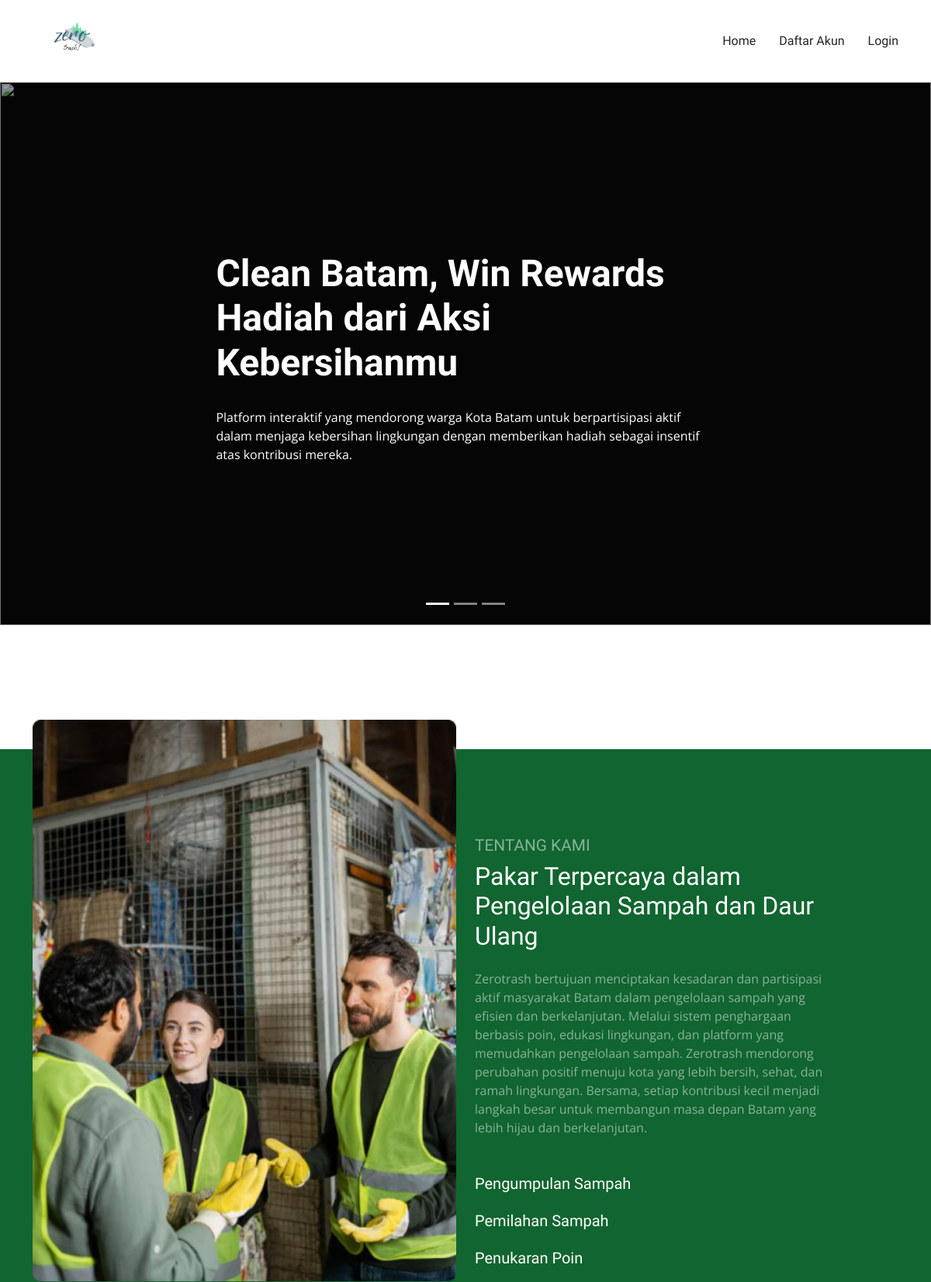
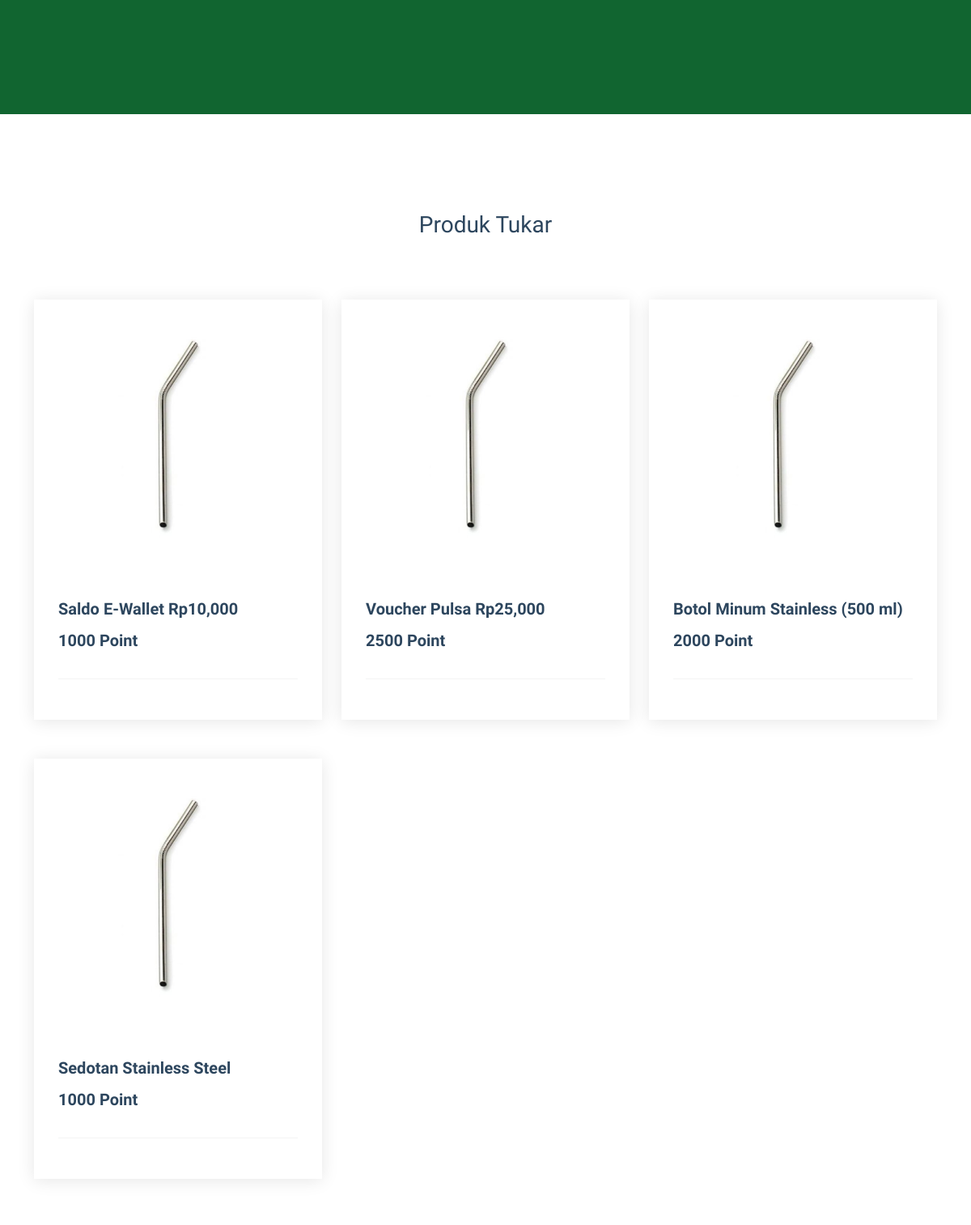
The page / (upper part) on the database its author committed (2 pictures, top to bottom).
### tables this page shows
CREATE TABLE `produktukar` (
  `idproduktukar` int(11) NOT NULL,
  `namaproduk` text NOT NULL,
  `produkpoin` text NOT NULL,
  `fotoproduk` text NOT NULL
);

### index.php (the view, shortened to what this page needs)
<?php include 'header.php'; ?>
<main class="main">
	<section id="hero" class="hero section dark-background">
		<div id="hero-carousel" class="carousel slide carousel-fade" data-bs-ride="carousel" data-bs-interval="5000">
			<div class="carousel-item active">
				<img src="assets_home/assets/img/bg1.png" alt="">
				<div class="carousel-container">
					<h2>Clean Batam, Win Rewards
						Hadiah dari Aksi Kebersihanmu</h2>
					<p>Platform interaktif yang mendorong warga Kota Batam
						untuk berpartisipasi aktif dalam menjaga kebersihan
						lingkungan dengan memberikan hadiah sebagai
						insentif atas kontribusi mereka.</p>
				</div>
			</div>
			<a class="carousel-control-prev" href="#hero-carousel" role="button" data-bs-slide="prev">
				<span class="carousel-control-prev-icon bi bi-chevron-left" aria-hidden="true"></span>
			</a>
			<a class="carousel-control-next" href="#hero-carousel" role="button" data-bs-slide="next">
				<span class="carousel-control-next-icon bi bi-chevron-right" aria-hidden="true"></span>
			</a>
			<ol class="carousel-indicators"></ol>
		</div>
	</section>
	<div style="padding-top: 100px;"></div>
	<section id="about" class="about section">
		<div class="content">
			<div class="container">
				<div class="row">
					<div class="col-lg-6 mb-4 mb-lg-0">
						<img width="100%" src="assets_home/assets/img/ttg.png" alt="Image " class="img-fluid img-overlap" data-aos="zoom-out">
					</div>
					<div class="col-lg-5 ml-auto" data-aos="fade-up" data-aos-delay="100">
						<h3 class="content-subtitle text-white opacity-50">Tentang Kami</h3>
						<h2 class="content-title mb-4">
							Pakar Terpercaya dalam Pengelolaan Sampah dan Daur Ulang
						</h2>
						<p class="opacity-50">
							Zerotrash bertujuan menciptakan kesadaran dan partisipasi aktif masyarakat Batam dalam pengelolaan sampah yang efisien dan berkelanjutan. Melalui sistem penghargaan berbasis poin, edukasi lingkungan, dan platform yang memudahkan pengelolaan sampah. Zerotrash mendorong perubahan positif menuju kota yang lebih bersih, sehat, dan ramah lingkungan. Bersama, setiap kontribusi kecil menjadi langkah besar untuk membangun masa depan Batam yang lebih hijau dan berkelanjutan.
						</p>
						<div class="row my-5">
							<div class="col-lg-12 d-flex align-items-start mb-4">
								<div>
									<h4 class="m-0 h5 text-white">Pengumpulan Sampah</h4>
								</div>
							</div>
							<div class="col-lg-12 d-flex align-items-start mb-4">
								<div>
									<h4 class="m-0 h5 text-white">Pemilahan Sampah</h4>
								</div>
							</div>
							<div class="col-lg-12 d-flex align-items-start">
								<div>
									<h4 class="m-0 h5 text-white">Penukaran Poin</h4>
								</div>
							</div>
						</div>
					</div>
				</div>
			</div>
		</div>
	</section>
	<section id="recent-posts" class="recent-posts section">
		<div class="container section-title" data-aos="fade-up">
			<h2>Produk Tukar</h2>
		</div>
		<div class="container">
			<div class="row gy-5">
				<?php $ambil = $koneksi->query("SELECT *FROM produktukar LIMIT 6"); ?>
				<?php while ($produktukar = $ambil->fetch_assoc()) { ?>
					<div class="col-xl-4 col-md-6">
						<div class="post-item position-relative h-100" data-aos="fade-up" data-aos-delay="100">
							<div class="post-img position-relative overflow-hidden">
								<img src="foto/<?php echo $produktukar['fotoproduk'] ?>" class="img-fluid" alt="">
							</div>
							<div class="post-content d-flex flex-column">
								<h3 class="post-title"><?php echo $produktukar['namaproduk'] ?></h3>
								<h3 class="post-title"><?php echo $produktukar['produkpoin'] ?> Point</h3>
								<hr>
							</div>
						</div>
					</div>
				<?php } ?>
			</div>
		</div>
	</section>
</main>
<?php
include 'footer.php';
?>

### assets_home/assets/css/main.css (style rules this page uses)
:root { --default-font: "Open Sans", system-ui, -apple-system, "Segoe UI", Roboto, "Helvetica Neue", Arial, "Noto Sans", "Liberation Sans", sans-serif, "Apple Color Emoji", "Segoe UI Emoji", "Segoe UI Symbol", "Noto Color Emoji"; --heading-font: "Marcellus", sans-serif; --nav-font: "Marcellus", sans-serif; }
:root { --background-color: #ffffff; --default-color: #212529; --heading-color: #2d465e; --accent-color: #116530; --surface-color: #ffffff; --contrast-color: #ffffff; }
:root { --nav-color: #212529; --nav-hover-color: #116530; --nav-mobile-background-color: #ffffff; --nav-dropdown-background-color: #ffffff; --nav-dropdown-color: #212529; --nav-dropdown-hover-color: #116530; }
.dark-background { --background-color: #060606; --default-color: #ffffff; --heading-color: #ffffff; --accent-color: #2ea359; --surface-color: #252525; --contrast-color: #ffffff; }
:root { scroll-behavior: smooth; }
body { color: var(--default-color); background-color: var(--background-color); font-family: var(--default-font); }
a { color: var(--accent-color); text-decoration: none; transition: 0.3s; }
h1, h2, h3, h4, h5, h6 { color: var(--heading-color); font-family: var(--heading-font); }
section, .section { color: var(--default-color); background-color: var(--background-color); padding: 60px 0; scroll-margin-top: 100px; overflow: clip; }
.section-title { text-align: center; padding-bottom: 60px; position: relative; }
.section-title h2 { font-size: 28px; font-weight: 500; margin-bottom: 15px; }
.hero { padding: 0; }
.hero .carousel { width: 100%; min-height: calc(100vh - 100px); padding: 0; margin: 0; background-color: var(--background-color); position: relative; }
.hero img { position: absolute; inset: 0; display: block; width: 100%; height: 100%; object-fit: cover; z-index: 1; }
.hero .carousel-item { position: absolute; inset: 0; background-size: cover; background-position: center; background-repeat: no-repeat; overflow: hidden; }
.hero .carousel-item:before { content: ""; background: color-mix(in srgb, var(--background-color), transparent 60%); position: absolute; inset: 0; z-index: 2; }
.hero .carousel-container { position: absolute; inset: 90px 64px 64px 64px; display: flex; justify-content: center; align-items: center; flex-direction: column; z-index: 3; }
.hero h2 { margin-bottom: 30px; font-size: 48px; font-weight: 700; animation: fadeInDown 1s both; }
.hero p { animation: fadeInDown 1s both 0.2s; }
@media (min-width: 1024px) { .hero h2, .hero p { max-width: 60%; } }
.hero .carousel-control-prev, .hero .carousel-control-next { width: 10%; transition: 0.3s; opacity: 0.5; }
@media (min-width: 1024px) { .hero .carousel-control-prev, .hero .carousel-control-next { width: 5%; } }
.hero .carousel-control-next-icon, .hero .carousel-control-prev-icon { background: none; font-size: 32px; line-height: 1; }
.hero .carousel-indicators { list-style: none; }
.about .content { background: var(--accent-color); color: var(--contrast-color); padding: 7rem 0; }
.about .content .img-overlap { margin-top: -150px; }
.about p { color: var(--contrast-color); }
.about .content-title { color: var(--contrast-color); font-weight: 300; text-align: left; }
.about .content-subtitle { font-weight: 300; color: var(--contrast-color); text-transform: uppercase; font-size: 1.3rem; }
.recent-posts .post-item { background: var(--surface-color); box-shadow: 0px 2px 20px rgba(0, 0, 0, 0.1); transition: 0.3s; }
.recent-posts .post-item .post-img img { transition: 0.5s; }
.recent-posts .post-item .post-content { padding: 30px; }
.recent-posts .post-item .post-title { color: var(--heading-color); font-size: 20px; font-weight: 700; transition: 0.3s; margin-bottom: 15px; }
.recent-posts .post-item hr { color: color-mix(in srgb, var(--default-color), transparent 80%); margin: 20px 0; }

### rows shown on the page
produktukar: fotoproduk (picture), namaproduk "Saldo E-Wallet Rp10,000", produkpoin "1000"
produktukar: fotoproduk (picture), namaproduk "Voucher Pulsa Rp25,000", produkpoin "2500"
produktukar: fotoproduk (picture), namaproduk "Botol Minum Stainless (500 ml)", produkpoin "2000"
produktukar: fotoproduk (picture), namaproduk "Sedotan Stainless Steel", produkpoin "1000"
